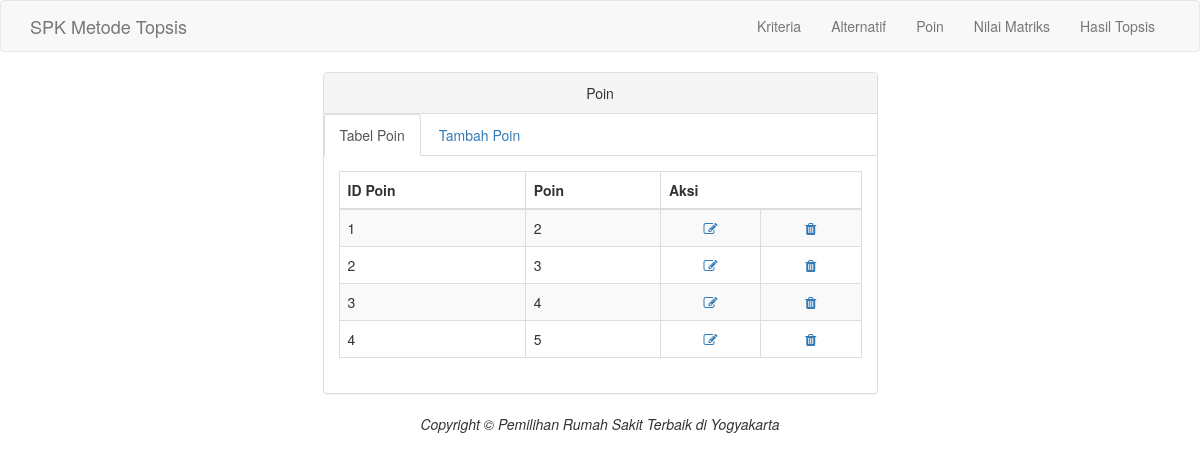
Page /poin.php on the committed database.
### tables this page shows
CREATE TABLE `tab_poin` (
  `id_poin` varchar(10) NOT NULL,
  `poin` varchar(10) NOT NULL
);

### poin.php (the view, shortened to what this page needs)
<?php
include ("koneksi.php");
 ?>
<!DOCTYPE html>
<html>
  <head>
    <link href="tampilan/css/bootstrap.min.css" rel="stylesheet">
    <link href="tampilan/font-awesome/css/font-awesome.min.css" rel="stylesheet" type="text/css">
  </head>
  <body>
    <nav class="navbar navbar-default navbar-custom">
      <div class="container">
        <div class="navbar-header">
          <a class="navbar-brand" href="index.php">SPK Metode Topsis</a>
        </div>
        <div class="collapse navbar-collapse">
          <ul class="nav navbar-nav navbar-right">
            <li>
              <a href="kriteria.php">Kriteria</a>
            </li>
            <li>
              <a href="alternatif.php">Alternatif</a>
            </li>
            <li>
              <a href="poin.php">Poin</a>
            </li>
            <li>
              <a href="nilmat.php">Nilai Matriks</a>
            </li>
            <li>
              <a href="hastop.php">Hasil Topsis</a>
            </li>
          </ul>
        </div>
      </div>
    </nav>
    <div class="container">
      <div class="row">
        <div class="col-lg-6 col-lg-offset-3">
            <div class="panel panel-default">
                <div class="panel-heading text-center">
                    Poin
                </div>
                <ul class="nav nav-tabs">
                    <li class="active">
                      <a href="poin.php" data-toggle="tab">Tabel Poin</a>
                    </li>
                    <li>
                      <a href="pointambah.php" data-toggle="tab">Tambah Poin</a>
                    </li>
                </ul>
                <div class="panel-body">
                    <div class="tab-content">
                      <div class="">
                        <table class="table table-striped table-bordered table-hover">
                          <thead>
                            <tr>
                              <th>ID Poin</th>
                              <th>Poin</th>
                              <th colspan="2">Aksi</th>
                            </tr>
                          </thead>
                          <tbody>
                            <?php
                            $sql = $koneksi->query('SELECT * FROM tab_poin');
                            while ($row = $sql->fetch_array()) {
                            ?>
                            <tr>
                              <td><?php echo $row[0] ?></td>
                              <td><?php echo $row[1] ?></td>
                              <td align="center"><a href="editpoin.php?id_poin=<?php echo $row['id_poin'] ?>"><i class="fa fa-edit fa-fw"></i> </td>
                              <td align="center"><a href="hapuspoin.php?id_poin=<?php echo $row['id_poin'] ?>"><i class="fa fa-trash fa-fw"></i> </td>
                            </tr>
                            <?php }?>
                          </tbody>
                        </table>
                      </div>
                    </div>
                </div>
            </div>
        </div>
      </div>
    </div>
    <footer class="text-center">
      <div class="footer-below">
        <div class="container">
          <div class="row">
            <div class="col-lg-12">
              <em>Copyright &copy; Pemilihan Rumah Sakit Terbaik di Yogyakarta</em>
            </div>
          </div>
        </div>
      </div>
    </footer>
  </body>
</html>

### rows in the picture
tab_poin: id_poin "1", poin "2"
tab_poin: id_poin "2", poin "3"
tab_poin: id_poin "3", poin "4"
tab_poin: id_poin "4", poin "5"
